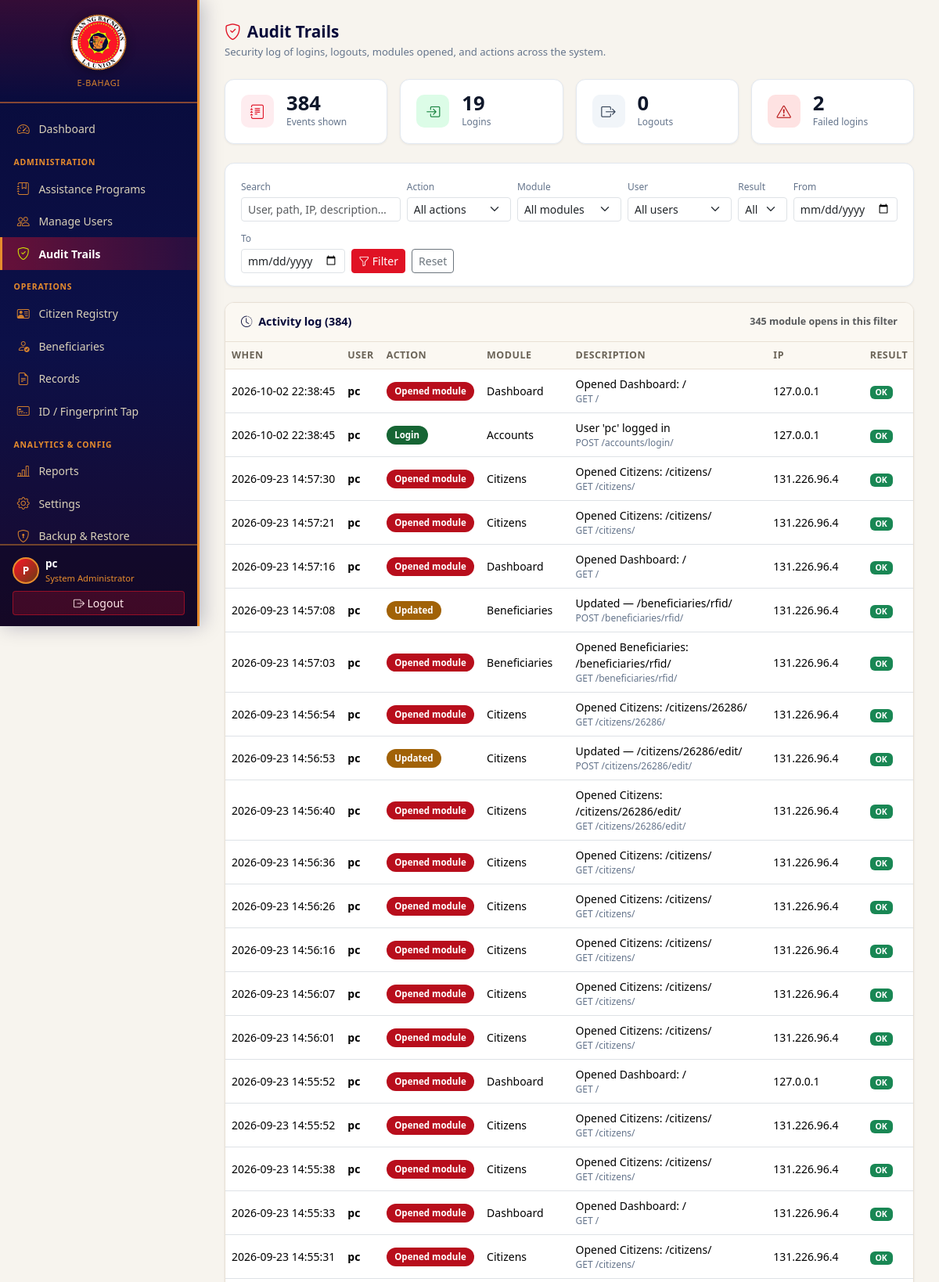
Page /audit-trails/ (signed in, upper part) on the committed database.
### settings_mgmt/models.py (models this page shows, shortened)
class SystemLogo(models.Model):
    DEFAULT_ORG_NAME = "Humanitarian Assistance Grant Management"
    logo = models.ImageField(upload_to=system_logo_upload_path, blank=True, null=True)
    org_name = models.CharField(
        max_length=200,
        blank=True,
        default=DEFAULT_ORG_NAME,
        verbose_name="Feature / organization name",
        help_text="Shown under the logo on the login page, header, and dashboard. Easy to change anytime.",
    )
    alt_text = models.CharField(max_length=100, blank=True, default="Organization logo")
    updated_at = models.DateTimeField(auto_now=True)
    class Meta:
        verbose_name = "System Branding"
        verbose_name_plural = "System Branding"
    @classmethod
    def load(cls):
        obj, _ = cls.objects.get_or_create(pk=1)
        return obj
    @property
    def has_logo(self):
        return bool(self.logo)

### core/models.py (models this page shows, shortened)
class AuditTrail(models.Model):
    class Action(models.TextChoices):
        LOGIN = "login", "Login"
        LOGOUT = "logout", "Logout"
        LOGIN_FAILED = "login_failed", "Login failed"
        MODULE_OPEN = "module_open", "Opened module"
        CREATE = "create", "Created"
        UPDATE = "update", "Updated"
        DELETE = "delete", "Deleted"
        VIEW = "view", "Viewed"
        EXPORT = "export", "Exported"
        IMPORT = "import", "Imported"
        BACKUP = "backup", "Backup"
        RESTORE = "restore", "Restore"
        OTHER = "other", "Other"
    user = models.ForeignKey(
        settings.AUTH_USER_MODEL,
        on_delete=models.SET_NULL,
        null=True,
        blank=True,
        related_name="audit_trails",
    )
    username = models.CharField(
        max_length=150,
        blank=True,
        help_text="Stored separately so the trail remains after a user is deleted.",
    )
    action = models.CharField(max_length=20, choices=Action.choices, db_index=True)
    module = models.CharField(max_length=100, blank=True, db_index=True)
    description = models.CharField(max_length=500)
    path = models.CharField(max_length=500, blank=True)
    method = models.CharField(max_length=10, blank=True)
    ip_address = models.GenericIPAddressField(null=True, blank=True)
    user_agent = models.CharField(max_length=400, blank=True)
    success = models.BooleanField(default=True)
    created_at = models.DateTimeField(auto_now_add=True, db_index=True)
    class Meta:
        ordering = ["-created_at"]
        verbose_name = "Audit Trail"
        verbose_name_plural = "Audit Trails"
        indexes = [
            models.Index(fields=["-created_at", "action"]),
            models.Index(fields=["username", "-created_at"]),
        ]

### core/views.py (the view, shortened to what this page needs)
# urls.py: path("audit-trails/", views.audit_trails, name="audit_trails"),
@admin_required
def audit_trails(request):
    from django.core.paginator import Paginator
    from .models import AuditTrail
    qs = AuditTrail.objects.select_related("user").all()
    q = (request.GET.get("q") or "").strip()
    action = (request.GET.get("action") or "").strip()
    module = (request.GET.get("module") or "").strip()
    username = (request.GET.get("username") or "").strip()
    success = (request.GET.get("success") or "").strip()
    date_from = _parse_date(request.GET.get("date_from"))
    date_to = _parse_date(request.GET.get("date_to"))
    if action:
        qs = qs.filter(action=action)
    if module:
        qs = qs.filter(module=module)
    if username:
        qs = qs.filter(username__icontains=username)
    if success == "1":
        qs = qs.filter(success=True)
    elif success == "0":
        qs = qs.filter(success=False)
    if date_from:
        qs = qs.filter(created_at__date__gte=date_from)
    if date_to:
        qs = qs.filter(created_at__date__lte=date_to)
    total_count = qs.count()
    login_count = qs.filter(action=AuditTrail.Action.LOGIN).count()
    logout_count = qs.filter(action=AuditTrail.Action.LOGOUT).count()
    failed_count = qs.filter(action=AuditTrail.Action.LOGIN_FAILED).count()
    module_open_count = qs.filter(action=AuditTrail.Action.MODULE_OPEN).count()
    paginator = Paginator(qs, 50)
    page_obj = paginator.get_page(request.GET.get("page"))
    modules = (
        AuditTrail.objects.exclude(module="")
        .values_list("module", flat=True)
        .distinct()
        .order_by("module")
    )
    usernames = (
        AuditTrail.objects.exclude(username="")
        .values_list("username", flat=True)
        .distinct()
        .order_by("username")
    )
    context = {
        "page_obj": page_obj,
        "trails": page_obj.object_list,
        "total_count": total_count,
        "login_count": login_count,
        "logout_count": logout_count,
        "failed_count": failed_count,
        "module_open_count": module_open_count,
        "action_choices": AuditTrail.Action.choices,
        "modules": modules,
        "usernames": usernames,
        "filter_q": q,
        "filter_action": action,
        "filter_module": module,
        "filter_username": username,
        "filter_success": success,
        "filter_date_from": date_from.isoformat() if date_from else "",
        "filter_date_to": date_to.isoformat() if date_to else "",
    }
    return render(request, "core/audit_trails.html", context)

### core/templates/core/audit_trails.html (shortened to what this page needs)
{% extends "base.html" %}
{% block content %}
<div class="page-hdr mb-4">
  <div>
    <h2 class="mb-0"><i class="bi bi-shield-check text-primary me-2"></i>Audit Trails</h2>
    <p class="mb-0 mt-1" style="font-size:.82rem;color:#64748b">
      Security log of logins, logouts, modules opened, and actions across the system.
    </p>
  </div>
</div>
<div class="row g-3 mb-4">
  <div class="col-6 col-md-3">
    <div class="stat-card">
      <div class="stat-icon" style="background:#FEECEF;color:#E01224"><i class="bi bi-journal-text"></i></div>
      <div>
        <div class="stat-val">{{ total_count }}</div>
        <div class="stat-lbl">Events shown</div>
      </div>
    </div>
  </div>
  <div class="col-6 col-md-3">
    <div class="stat-card">
      <div class="stat-icon" style="background:#dcfce7;color:#15803d"><i class="bi bi-box-arrow-in-right"></i></div>
      <div>
        <div class="stat-val">{{ login_count }}</div>
        <div class="stat-lbl">Logins</div>
      </div>
    </div>
  </div>
  <div class="col-6 col-md-3">
    <div class="stat-card">
      <div class="stat-icon" style="background:#f1f5f9;color:#334155"><i class="bi bi-box-arrow-right"></i></div>
      <div>
        <div class="stat-val">{{ logout_count }}</div>
        <div class="stat-lbl">Logouts</div>
      </div>
    </div>
  </div>
  <div class="col-6 col-md-3">
    <div class="stat-card">
      <div class="stat-icon" style="background:#fee2e2;color:#b91c1c"><i class="bi bi-exclamation-triangle"></i></div>
      <div>
        <div class="stat-val">{{ failed_count }}</div>
        <div class="stat-lbl">Failed logins</div>
      </div>
    </div>
  </div>
</div>
<div class="filter-card">
  <form method="get" class="row g-2 align-items-end">
    <div class="col-12 col-md-3">
      <label class="form-label mb-1" style="font-size:.75rem;color:#64748b">Search</label>
      <input type="text" name="q" value="{{ filter_q }}" class="form-control form-control-sm" placeholder="User, path, IP, description…">
    </div>
    <div class="col-6 col-md-2">
      <label class="form-label mb-1" style="font-size:.75rem;color:#64748b">Action</label>
      <select name="action" class="form-select form-select-sm">
        <option value="">All actions</option>
      </select>
    </div>
    <div class="col-6 col-md-2">
      <label class="form-label mb-1" style="font-size:.75rem;color:#64748b">Module</label>
      <select name="module" class="form-select form-select-sm">
        <option value="">All modules</option>
      </select>
    </div>
    <div class="col-6 col-md-2">
      <label class="form-label mb-1" style="font-size:.75rem;color:#64748b">User</label>
      <select name="username" class="form-select form-select-sm">
        <option value="">All users</option>
      </select>
    </div>
    <div class="col-6 col-md-1">
      <label class="form-label mb-1" style="font-size:.75rem;color:#64748b">Result</label>
      <select name="success" class="form-select form-select-sm">
        <option value="">All</option>
      </select>
    </div>
    <div class="col-6 col-md-2">
      <label class="form-label mb-1" style="font-size:.75rem;color:#64748b">From</label>
      <input type="date" name="date_from" value="{{ filter_date_from }}" class="form-control form-control-sm">
    </div>
    <div class="col-6 col-md-2">
      <label class="form-label mb-1" style="font-size:.75rem;color:#64748b">To</label>
      <input type="date" name="date_to" value="{{ filter_date_to }}" class="form-control form-control-sm">
    </div>
    <div class="col-12 col-md-auto d-flex gap-2">
      <button type="submit" class="btn btn-primary btn-sm"><i class="bi bi-funnel"></i> Filter</button>
      <a href="{% url 'core:audit_trails' %}" class="btn btn-outline-secondary btn-sm">Reset</a>
    </div>
  </form>
</div>
<div class="panel">
  <div class="panel-hdr">
    <span><i class="bi bi-clock-history me-1"></i> Activity log ({{ total_count }})</span>
    <span class="text-muted" style="font-size:.78rem">{{ module_open_count }} module opens in this filter</span>
  </div>
  <div class="table-responsive">
    <table class="table table-hover mb-0">
      <thead>
        <tr>
          <th>When</th>
          <th>User</th>
          <th>Action</th>
          <th>Module</th>
          <th>Description</th>
          <th>IP</th>
          <th>Result</th>
        </tr>
      </thead>
      <tbody>
        {% for t in trails %}
        <tr>
          <td style="white-space:nowrap">{{ t.created_at|date:"Y-m-d H:i:s" }}</td>
          <td class="fw-semibold">{{ t.username|default:"—" }}</td>
          <td>
            <span class="action-pill action-{{ t.action }}">{{ t.get_action_display }}</span>
          </td>
          <td>{{ t.module|default:"—" }}</td>
          <td>
            <div>{{ t.description }}</div>
            {% if t.path %}<div class="path-cell" title="{{ t.method }} {{ t.path }}">{{ t.method }} {{ t.path }}</div>{% endif %}
          </td>
          <td style="white-space:nowrap">{{ t.ip_address|default:"—" }}</td>
          <td>
            {% if t.success %}
              <span class="badge bg-success">OK</span>
            {% else %}
              <span class="badge bg-danger">Failed</span>
            {% endif %}
          </td>
        </tr>
        {% endfor %}
      </tbody>
    </table>
  </div>
</div>
{% endblock %}

### templates/base.html (shortened to what this page needs)
<!DOCTYPE html>
<html lang="en">
<head>
  <link href="https://cdn.jsdelivr.net/npm/bootstrap@5.3.2/dist/css/bootstrap.min.css" rel="stylesheet">
  <link href="https://cdn.jsdelivr.net/npm/bootstrap-icons@1.11.3/font/bootstrap-icons.css" rel="stylesheet">
</head>
<body>
{% if user.is_authenticated %}
<div class="sidebar" id="appSidebar">
  <div class="sb-brand">
    {% if system_logo.has_logo %}
      <img src="{{ system_logo.logo.url }}" alt="{{ system_logo.alt_text }}" class="system-logo">
    {% else %}
      <div class="logo"><i class="bi bi-heart-pulse-fill" style="color:#FC1527"></i> e-<span>BAHAGI</span></div>
    {% endif %}
    <div class="tagline">{{ org_name }}</div>
  </div>
  <nav class="sb-nav">
    {% if user.profile.role == 'distributor' and not user.is_superuser %}
    <div class="sb-section">Ayuda Distribution</div>
    <a href="{% url 'beneficiaries:rfid' %}" class="{% if request.resolver_match.url_name == 'rfid' %}active{% endif %}">
      <i class="bi bi-credit-card-2-front"></i> ID / Fingerprint Tap
    </a>
    {% else %}
    <a href="{% url 'core:dashboard' %}" class="{% if request.resolver_match.url_name == 'dashboard' %}active{% endif %}">
      <i class="bi bi-speedometer2"></i> Dashboard
    </a>
    {% if user.is_superuser or user.profile.role == 'admin' %}
    <div class="sb-section">Administration</div>
    <a href="{% url 'programs:list' %}" class="{% if request.resolver_match.namespace == 'programs' %}active{% endif %}">
      <i class="bi bi-journal-bookmark"></i> Assistance Programs
    </a>
    <a href="{% url 'user_mgmt:list' %}" class="{% if request.resolver_match.namespace == 'user_mgmt' %}active{% endif %}">
      <i class="bi bi-people"></i> Manage Users
    </a>
    <a href="{% url 'core:audit_trails' %}" class="{% if request.resolver_match.url_name == 'audit_trails' %}active{% endif %}">
      <i class="bi bi-shield-check"></i> Audit Trails
    </a>
    {% endif %}
    <div class="sb-section">Operations</div>
    <a href="{% url 'citizens:list' %}" class="{% if request.resolver_match.namespace == 'citizens' %}active{% endif %}">
      <i class="bi bi-person-vcard"></i> Citizen Registry
    </a>
    <a href="{% url 'beneficiaries:list' %}" class="{% if request.resolver_match.namespace == 'beneficiaries' and request.resolver_match.url_name != 'rfid' %}active{% endif %}">
      <i class="bi bi-person-check"></i> Beneficiaries
    </a>
    <a href="{% url 'records:list' %}" class="{% if request.resolver_match.namespace == 'records' %}active{% endif %}">
      <i class="bi bi-file-earmark-text"></i> Records
    </a>
    <a href="{% url 'beneficiaries:rfid' %}" class="{% if request.resolver_match.url_name == 'rfid' %}active{% endif %}">
      <i class="bi bi-credit-card-2-front"></i> ID / Fingerprint Tap
    </a>
    <div class="sb-section">Analytics &amp; Config</div>
    <a href="{% url 'reports:index' %}" class="{% if request.resolver_match.namespace == 'reports' %}active{% endif %}">
      <i class="bi bi-bar-chart-line"></i> Reports
    </a>
    <a href="{% url 'settings_mgmt:settings' %}" class="{% if request.resolver_match.url_name == 'settings' %}active{% endif %}">
      <i class="bi bi-gear"></i> Settings
    </a>
    {% if user.is_superuser or user.profile.role == 'admin' %}
    <a href="{% url 'settings_mgmt:backup_restore' %}" class="{% if request.resolver_match.url_name == 'backup_restore' %}active{% endif %}">
      <i class="bi bi-shield-lock"></i> Backup &amp; Restore
    </a>
    {% endif %}
    {% endif %}
  </nav>
  <div class="sb-user">
    <div class="d-flex align-items-center gap-2 mb-2">
      <div class="sb-avatar">{{ user.username|first|upper }}</div>
      <div>
        <div class="sb-username">{{ user.get_full_name|default:user.username }}</div>
        <div class="sb-role">
          {% if user.is_superuser %}System Administrator
          {% elif user.profile.role == 'admin' %}Administrator
          {% elif user.profile.role == 'distributor' %}Ayuda Distributor
          {% else %}Staff{% endif %}
        </div>
      </div>
    </div>
    <form method="post" action="{% url 'logout' %}" class="m-0">
      <button type="submit" class="btn btn-sm w-100 sb-logout">
        <i class="bi bi-box-arrow-right"></i> Logout
      </button>
    </form>
  </div>
</div>
<main class="main">
  {% block content %}{% endblock %}
</main>
{% else %}
  {% block auth_content %}{% endblock %}
{% endif %}
</body>
</html>

### rows in the picture
SystemLogo: logo (picture), org_name "E-BAHAGI"
AuditTrail: created_at "2026-10-02 22:38:45", username "pc", action "Opened module", module "Dashboard", description "Opened Dashboard: /", method "GET", path "/", ip_address "127.0.0.1", success "OK"
AuditTrail: created_at "2026-10-02 22:38:45", username "pc", action "Login", module "Accounts", description "User 'pc' logged in", method "POST", path "/accounts/login/", ip_address "127.0.0.1", success "OK"
AuditTrail: created_at "2026-09-23 14:57:30", username "pc", action "Opened module", module "Citizens", description "Opened Citizens: /citizens/", method "GET", path "/citizens/", ip_address "131.226.96.4", success "OK"
AuditTrail: created_at "2026-09-23 14:57:21", username "pc", action "Opened module", module "Citizens", description "Opened Citizens: /citizens/", method "GET", path "/citizens/", ip_address "131.226.96.4", success "OK"
AuditTrail: created_at "2026-09-23 14:57:16", username "pc", action "Opened module", module "Dashboard", description "Opened Dashboard: /", method "GET", path "/", ip_address "131.226.96.4", success "OK"
AuditTrail: created_at "2026-09-23 14:57:08", username "pc", action "Updated", module "Beneficiaries", description "Updated — /beneficiaries/rfid/", method "POST", path "/beneficiaries/rfid/", ip_address "131.226.96.4", success "OK"
AuditTrail: created_at "2026-09-23 14:57:03", username "pc", action "Opened module", module "Beneficiaries", description "Opened Beneficiaries: /beneficiaries/rfid/", method "GET", path "/beneficiaries/rfid/", ip_address "131.226.96.4", success "OK"
AuditTrail: created_at "2026-09-23 14:56:54", username "pc", action "Opened module", module "Citizens", description "Opened Citizens: /citizens/26286/", method "GET", path "/citizens/26286/", ip_address "131.226.96.4", success "OK"
AuditTrail: created_at "2026-09-23 14:56:53", username "pc", action "Updated", module "Citizens", description "Updated — /citizens/26286/edit/", method "POST", path "/citizens/26286/edit/", ip_address "131.226.96.4", success "OK"
AuditTrail: created_at "2026-09-23 14:56:40", username "pc", action "Opened module", module "Citizens", description "Opened Citizens: /citizens/26286/edit/", method "GET", path "/citizens/26286/edit/", ip_address "131.226.96.4", success "OK"
AuditTrail: created_at "2026-09-23 14:56:36", username "pc", action "Opened module", module "Citizens", description "Opened Citizens: /citizens/", method "GET", path "/citizens/", ip_address "131.226.96.4", success "OK"
AuditTrail: created_at "2026-09-23 14:56:26", username "pc", action "Opened module", module "Citizens", description "Opened Citizens: /citizens/", method "GET", path "/citizens/", ip_address "131.226.96.4", success "OK"
AuditTrail: created_at "2026-09-23 14:56:16", username "pc", action "Opened module", module "Citizens", description "Opened Citizens: /citizens/", method "GET", path "/citizens/", ip_address "131.226.96.4", success "OK"
AuditTrail: created_at "2026-09-23 14:56:07", username "pc", action "Opened module", module "Citizens", description "Opened Citizens: /citizens/", method "GET", path "/citizens/", ip_address "131.226.96.4", success "OK"
AuditTrail: created_at "2026-09-23 14:56:01", username "pc", action "Opened module", module "Citizens", description "Opened Citizens: /citizens/", method "GET", path "/citizens/", ip_address "131.226.96.4", success "OK"
AuditTrail: created_at "2026-09-23 14:55:52", username "pc", action "Opened module", module "Dashboard", description "Opened Dashboard: /", method "GET", path "/", ip_address "127.0.0.1", success "OK"
AuditTrail: created_at "2026-09-23 14:55:52", username "pc", action "Opened module", module "Citizens", description "Opened Citizens: /citizens/", method "GET", path "/citizens/", ip_address "131.226.96.4", success "OK"
AuditTrail: created_at "2026-09-23 14:55:38", username "pc", action "Opened module", module "Citizens", description "Opened Citizens: /citizens/", method "GET", path "/citizens/", ip_address "131.226.96.4", success "OK"
AuditTrail: created_at "2026-09-23 14:55:33", username "pc", action "Opened module", module "Dashboard", description "Opened Dashboard: /", method "GET", path "/", ip_address "131.226.96.4", success "OK"
AuditTrail: created_at "2026-09-23 14:55:31", username "pc", action "Opened module", module "Citizens", description "Opened Citizens: /citizens/", method "GET", path "/citizens/", ip_address "131.226.96.4", success "OK"

### other values in the picture
{{ user.username|first|upper }} "P"
{{ user.get_full_name|default:user.username }} "pc"
{{ total_count }} "384"
{{ login_count }} "19"
{{ logout_count }} "0"
{{ failed_count }} "2"
{{ module_open_count }} "345"
